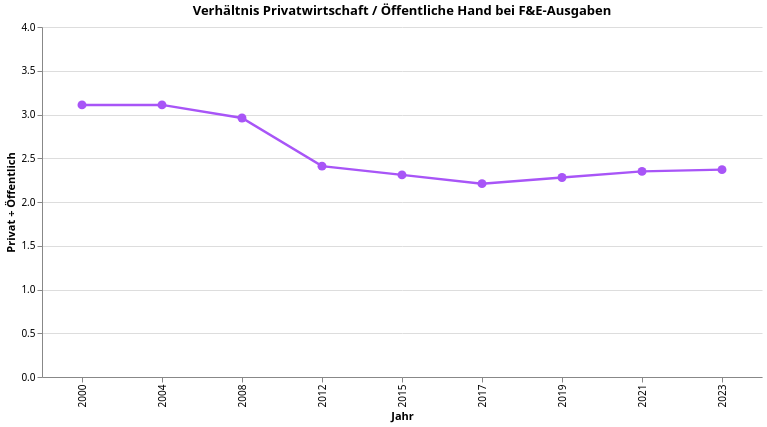

Describe this chart as a Vega-Lite specification.
### Vega-Lite specification from a JSON file in a GitHub repository (floating-point values rounded to 4 significant figures)
{"$schema": "https://vega.github.io/schema/vega-lite/v5.json", "config": {"font": "Switzer, system-ui, sans-serif", "view": {"stroke": "transparent"}}, "data": {"values": [{"Jahr": 2000, "Privat": 7888, "Verhältnis": 3.11, "Öffentlich": 2535}, {"Jahr": 2004, "Privat": 9659, "Verhältnis": 3.11, "Öffentlich": 3110}, {"Jahr": 2008, "Privat": 11979, "Verhältnis": 2.96, "Öffentlich": 4043}, {"Jahr": 2012, "Privat": 12819, "Verhältnis": 2.41, "Öffentlich": 5323}, {"Jahr": 2015, "Privat": 13961, "Verhältnis": 2.31, "Öffentlich": 6053}, {"Jahr": 2017, "Privat": 14120, "Verhältnis": 2.21, "Öffentlich": 6383}, {"Jahr": 2019, "Privat": 15491, "Verhältnis": 2.28, "Öffentlich": 6792}, {"Jahr": 2021, "Privat": 16776, "Verhältnis": 2.35, "Öffentlich": 7137}, {"Jahr": 2023, "Privat": 17958, "Verhältnis": 2.37, "Öffentlich": 7580}]}, "encoding": {"color": {"value": "#a855f7"}, "x": {"field": "Jahr", "title": "Jahr", "type": "ordinal"}, "y": {"field": "Verhältnis", "scale": {"domain": [0, 4]}, "title": "Privat ÷ Öffentlich", "type": "quantitative"}}, "height": 350, "mark": {"point": {"size": 80}, "strokeWidth": 2.5, "type": "line"}, "title": "Verhältnis Privatwirtschaft / Öffentliche Hand bei F&E-Ausgaben", "width": 720}
